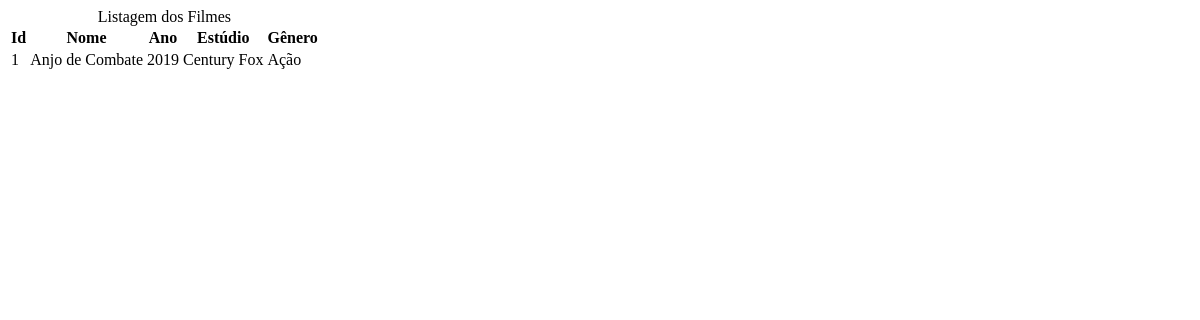
Page /listarfilmes/ on the earlier database version.
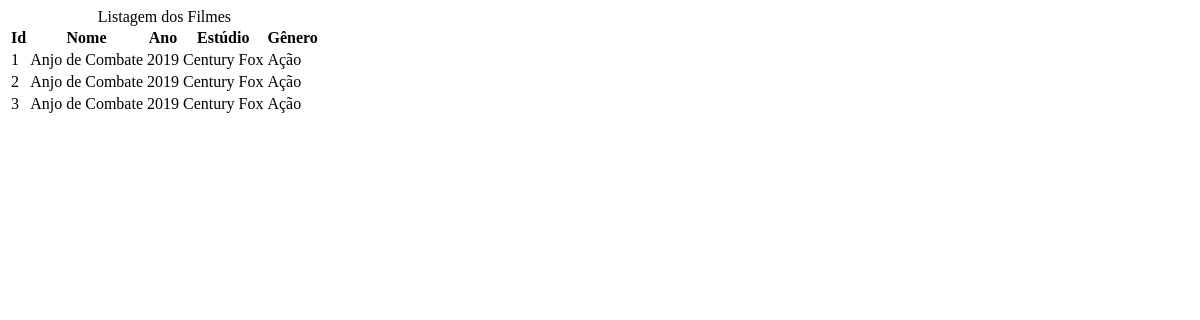
Same page on the later database version.
### sistema/models.py (models this page shows, shortened)
class Filme(models.Model):
    nome_do_filme= models.CharField(max_length=100)
    ano_lancamento = models.IntegerField()
    estudio = models.CharField(max_length=50)
    genero = models.ForeignKey(Genero, on_delete=models.SET_NULL, null=True, blank=True, )
    sinopse = models.TextField()
    data_de_cadastro = models.DateTimeField(default=timezone.now)

class Genero(models.Model):
    nome = models.CharField(max_length=50)
    data_de_cadastro = models.DateTimeField(default=timezone.now)
    def __str__(self):
        return self.nome

### sistema/views/filmes_views.py (the view)
# urls.py: path('listarfilmes/', views.listarFilme),
def listarFilme(request):
    filmes = Filme.objects.all()
    context = {
        'filmes': filmes,
    }
    return render(
        request,
        'filmes/listar.html',
        context,
        )

### sistema/templates/filmes/listar.html
<div class="container">
    <table class="table">
        <caption class="table-caption">
            Listagem dos Filmes
        </caption>
        <thead>
            <tr class="table-row table-row-header">
                <th class="table-header">Id</th>
                <th class="table-header">Nome</th>
                <th class="table-header">Ano</th>
                <th class="table-header">Estúdio</th>
                <th class="table-header">Gênero</th>
            </tr>
        </thead>
        <tbody>
            {% for filme in filmes %}
                <tr class="table-row">
                    <td class="table-cel">{{filme.id}}</td>
                    <td class="table-cel">{{filme.nome_do_filme}}</td>
                    <td class="table-cel">{{filme.ano_lancamento}}</td>
                    <td class="table-cel">{{filme.estudio}}</td>
                    <td class="table-cel">{{filme.genero}}</td>
                </tr>
            {% endfor %}
        </tbody>
    </table>
</div>

Differences in the rows shown:
added Filme: id "2", nome_do_filme "Anjo de Combate", ano_lancamento "2019", estudio "Century Fox", genero "Ação"
added Filme: id "3", nome_do_filme "Anjo de Combate", ano_lancamento "2019", estudio "Century Fox", genero "Ação"
